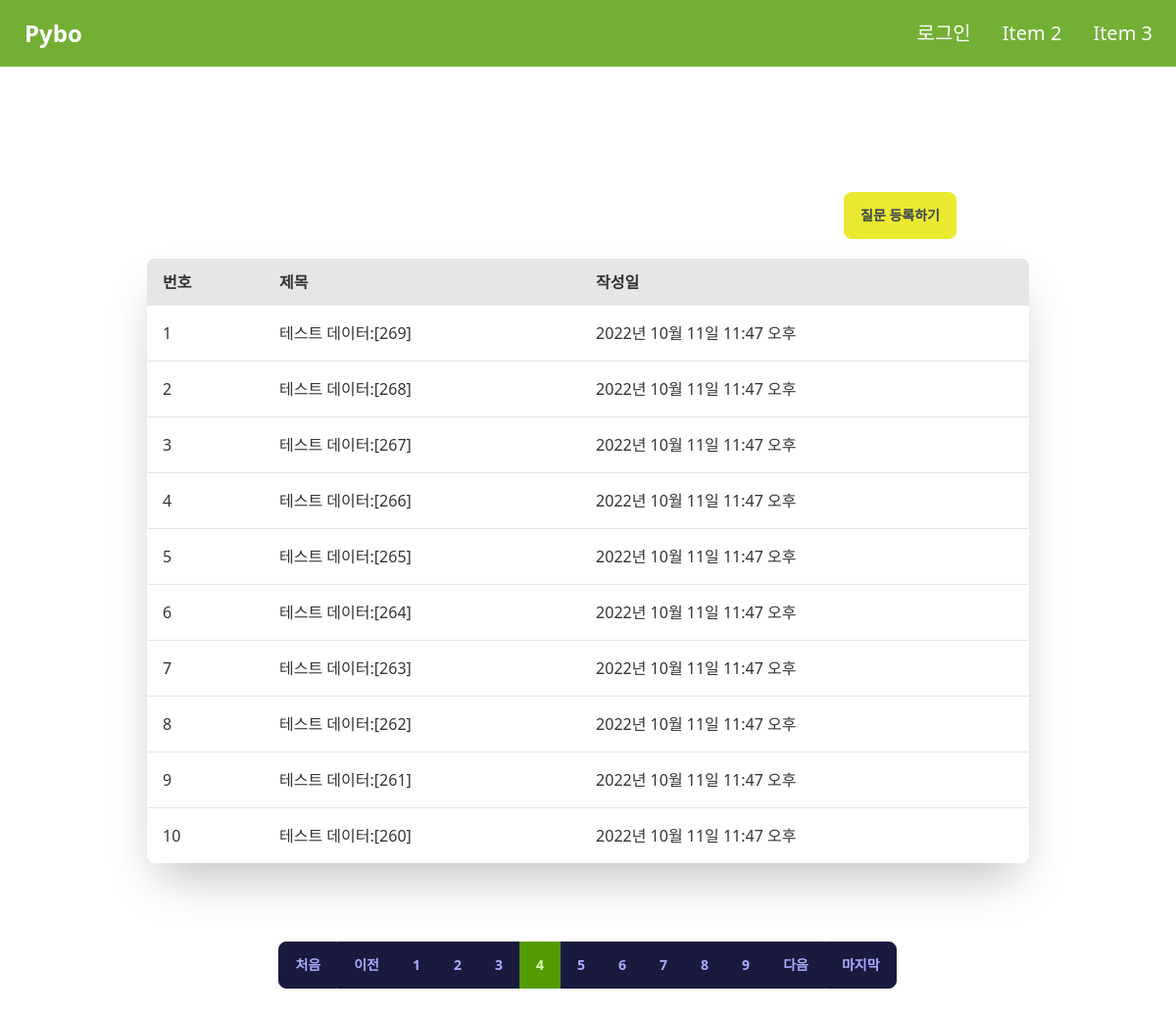
Page /pybo/?page=4 on the committed database.
### pybo/models.py (models this page shows, shortened)
class Question(models.Model):   # 질문 클래스 생성
    subject = models.CharField(max_length=200)  # 제목 컬럼, 글자수 길이 제한이 필요한 속성은 CharField()사용
    content = models.TextField()    # 내용 컬럼, 글자수 길이 제한 필요없는 속성은 TextField()사용
    create_date = models.DateTimeField()    # 작성일

### pybo/views.py (the view)
# urls.py: path('', views.index, name='index'),  # /pybo로 url요청 시 views.index로 리턴
def index(request):
    page = request.GET.get('page', '1')  # 페이지 : http://localhost:8000/pybo/?page=1 처럼 GET 방식으로 호출된 URL에서 page값을 가져올 때 사용하는데 메인페이지로 호출됫을 시 기본값으로 page를 1로 설정
    question_list = Question.objects.order_by('-create_date')   # order_by() : 조회 결과를 정렬하는 함수, -가 있으면 역방향/없으면 순방향
    paginator = Paginator(question_list, 10)    # 페이지 당 10개씩 보여주기
    page_obj = paginator.get_page(page)  # 요청된 페이지에 해당되는 페이징 객체 생성 -> 페이징 객체에는 다양한 속성 존재(블로그 참고)
    last_page_num = 0
    for last_page in paginator.page_range:
        last_page_num = last_page
    context = {
        'question_list': page_obj,      # question_list는 페이징 객체
        'last_page_num': last_page_num,   # 마지막 페이지
    }
    return render(request, 'pybo/question_list.html', context) # 조회된 질문목록을 pybo/question_list.html 템플릿 파일로 리턴하여 응답

### templates/pybo/question_list.html
{% extends 'base.html' %}
{% block content %}
    <div class="overflow-x-auto flex-col my-32 justify-center items-center text-center">
        <div class="text-end mx-56 mb-5">
            <a href="{% url 'pybo:question_create' %}" class="btn btn-secondary text-gray-700 hover:text-white">질문 등록하기</a>
        </div>
        <table class="table w-3/4 rounded-2xl mx-auto mb-20 shadow-2xl">
            <thead>
              <tr>
                <th class="text-[1rem]">번호</th>
                <th class="text-[1rem]">제목</th>
                <th class="text-[1rem]">작성일</th>
              </tr>
            </thead>
            <tbody>
            {% if question_list %}
                {% for question in question_list %}
              <tr class="hover">
                <td>{{ forloop.counter }}</td>
                <td class="hover:text-primary"><a href="{% url 'pybo:detail' question.id %}">{{ question.subject }}</a></td>
                <td>{{ question.create_date }}</td>
              </tr>
            {% endfor %}
                {% else %}
                <tr>
                    <td colspan="3">질문이 없습니다.</td>
                </tr>
                {% endif %}
            </tbody>
        </table>
        <div class="btn-group">
            <a href="?page={{ 1 }}" role="button" class="btn">처음</a>
            {% if question_list.has_previous %}
                <a href="?page={{ question_list.previous_page_number }}" role="button" class="btn">이전</a>
            {% else %}
                <a tabindex="-1" aria-disabled="true" href="#" role="button" class="btn" disabled>이전</a>
            {% endif %}
            {% for page_number in question_list.paginator.page_range %}
                {% if page_number >= question_list.number|add:-5 and page_number <= question_list.number|add:5 %}
                    {% if page_number == question_list.number%}
                        <a href="?page={{ page_number }}" role="button" class="btn btn-active">{{ page_number }}</a>
                    {% else %}
                        <a href="?page={{ page_number }}" role="button" class="btn">{{ page_number }}</a>
                    {% endif %}
                {% endif %}
            {% endfor %}
            {% if question_list.has_next %}
                <a href="?page={{ question_list.next_page_number }}" role="button" class="btn">다음</a>
            {% else %}
                <a tabindex="-1" aria-disabled="true" href="#" role="button" class="btn" disabled>다음</a>
            {% endif %}
            <a href="?page={{ last_page_num }}" role="button" class="btn">마지막</a>
        </div>
    </div>
{% endblock %}

### rows in the picture
Question: subject "테스트 데이터:[269]", create_date "2022년 10월 11일 11:47 오후"
Question: subject "테스트 데이터:[268]", create_date "2022년 10월 11일 11:47 오후"
Question: subject "테스트 데이터:[267]", create_date "2022년 10월 11일 11:47 오후"
Question: subject "테스트 데이터:[266]", create_date "2022년 10월 11일 11:47 오후"
Question: subject "테스트 데이터:[265]", create_date "2022년 10월 11일 11:47 오후"
Question: subject "테스트 데이터:[264]", create_date "2022년 10월 11일 11:47 오후"
Question: subject "테스트 데이터:[263]", create_date "2022년 10월 11일 11:47 오후"
Question: subject "테스트 데이터:[262]", create_date "2022년 10월 11일 11:47 오후"
Question: subject "테스트 데이터:[261]", create_date "2022년 10월 11일 11:47 오후"
Question: subject "테스트 데이터:[260]", create_date "2022년 10월 11일 11:47 오후"

### other values in the picture
{{ page_number }} "1" "2" "3" "5" "6" "7" "8" "9"
{{ page_number }} "4"
